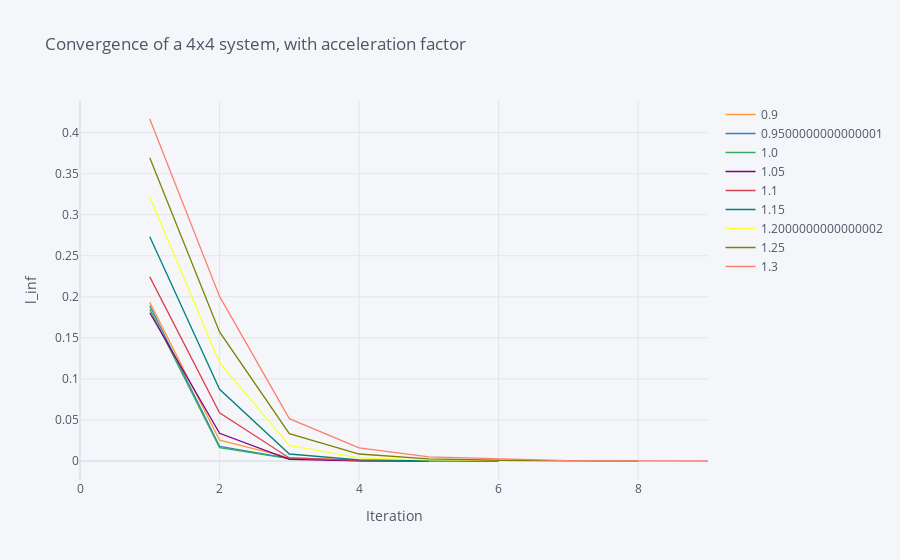
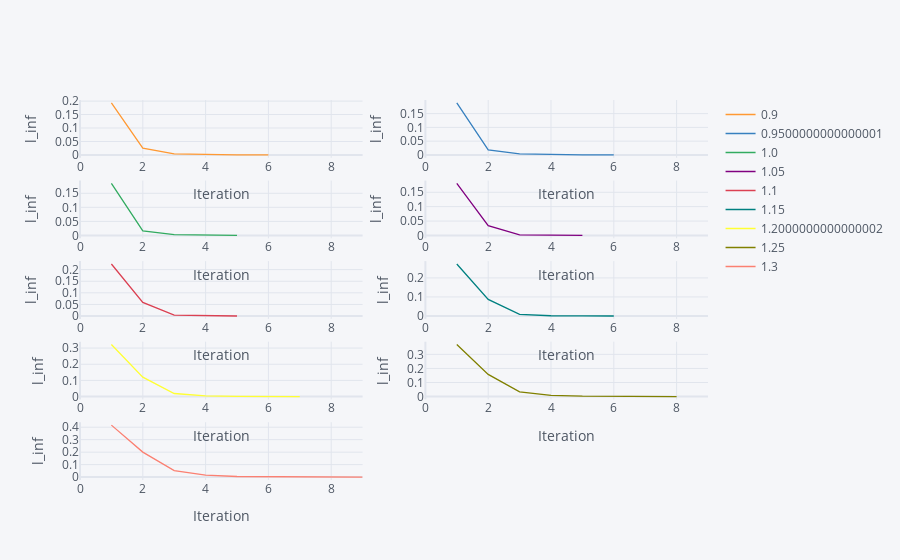

The code cell stored with these charts, in order, in its notebook:
### Markdown cell above
With a range of acceleration factors, for both the 4x4 and 12x12 systems, we can clearly see the impact below and determine the optimal factor.
In the 4x4 case, acceleration factors of 1, 1.05, and 1.1 resulted in the least number of iterations required (6). The rate of convergence decreased as the factor became larger that 1.1. What is interesting is that for the simple case, the acceleration factor had no material impact over the standard case of 1 - infact l_inf was consistently smaller with a factor of 1.
For a more complex system, we can see the acceleration factor starting to play a bigger role. We can see that the acceleration factor of 1.05 and 1.1 resulted in the least number of iterations (9), where the standard case required more iterations (10). We can also observe that l_inf was consistantly lower for 1.1 than 1.05.

### Code cell
ac = np.linspace(0.9,1.3,9)
data = {}

for i in range (0, len(ac)) :
    soln, iter, l_infacc = gaussseidel(A, b, G1, acc = ac[i])
    data[ac[i]] = l_infacc
    
df = pd.DataFrame.from_dict(data, orient='index')
df = df.transpose()
 
df.iplot(kind='line', title='Convergence of a 4x4 system, with acceleration factor', xTitle='Iteration', yTitle='l_inf')    
df.iplot(kind='line', xTitle='Iteration', yTitle='l_inf', subplots=True)

### Figure 1 — Plotly figure (JSON) as saved in the notebook; plotly's stock layout.template omitted (floating-point values rounded to 4 significant figures)
{"data": [{"line": {"color": "rgba(255, 153, 51, 1.0)", "dash": "solid", "shape": "linear", "width": 1.3}, "mode": "lines", "name": "0.9", "text": "", "type": "scatter", "x": [0, 1, 2, 3, 4, 5, 6, 7, 8, 9], "y": [null, 0.1933, 0.0254, 0.004105, 0.001014, 0.0002463, 5.966e-05, "", "", ""]}, {"line": {"color": "rgba(55, 128, 191, 1.0)", "dash": "solid", "shape": "linear", "width": 1.3}, "mode": "lines", "name": "0.9500000000000001", "text": "", "type": "scatter", "x": [0, 1, 2, 3, 4, 5, 6, 7, 8, 9], "y": [null, 0.1891, 0.01787, 0.003328, 0.0005932, 0.0001293, 2.739e-05, "", "", ""]}, {"line": {"color": "rgba(50, 171, 96, 1.0)", "dash": "solid", "shape": "linear", "width": 1.3}, "mode": "lines", "name": "1.0", "text": "", "type": "scatter", "x": [0, 1, 2, 3, 4, 5, 6, 7, 8, 9], "y": [null, 0.1848, 0.01639, 0.002857, 0.0003848, 4.146e-05, "", "", "", ""]}, {"line": {"color": "rgba(128, 0, 128, 1.0)", "dash": "solid", "shape": "linear", "width": 1.3}, "mode": "lines", "name": "1.05", "text": "", "type": "scatter", "x": [0, 1, 2, 3, 4, 5, 6, 7, 8, 9], "y": [null, 0.1806, 0.03373, 0.002012, 0.0001523, 1.891e-05, "", "", "", ""]}, {"line": {"color": "rgba(219, 64, 82, 1.0)", "dash": "solid", "shape": "linear", "width": 1.3}, "mode": "lines", "name": "1.1", "text": "", "type": "scatter", "x": [0, 1, 2, 3, 4, 5, 6, 7, 8, 9], "y": [null, 0.2243, 0.05881, 0.003725, 0.0008042, 7.888e-05, "", "", "", ""]}, {"line": {"color": "rgba(0, 128, 128, 1.0)", "dash": "solid", "shape": "linear", "width": 1.3}, "mode": "lines", "name": "1.15", "text": "", "type": "scatter", "x": [0, 1, 2, 3, 4, 5, 6, 7, 8, 9], "y": [null, 0.2733, 0.08732, 0.008547, 0.001312, 0.0004645, 5.062e-05, "", "", ""]}, {"line": {"color": "rgba(255, 255, 51, 1.0)", "dash": "solid", "shape": "linear", "width": 1.3}, "mode": "lines", "name": "1.2000000000000002", "text": "", "type": "scatter", "x": [0, 1, 2, 3, 4, 5, 6, 7, 8, 9], "y": [null, 0.3216, 0.1199, 0.01899, 0.003885, 0.001282, 0.0002644, 4.835e-05, "", ""]}, {"line": {"color": "rgba(128, 128, 0, 1.0)", "dash": "solid", "shape": "linear", "width": 1.3}, "mode": "lines", "name": "1.25", "text": "", "type": "scatter", "x": [0, 1, 2, 3, 4, 5, 6, 7, 8, 9], "y": [null, 0.3694, 0.1573, 0.03328, 0.00854, 0.002713, 0.0009139, 0.0001901, 3.949e-05, ""]}, {"line": {"color": "rgba(251, 128, 114, 1.0)", "dash": "solid", "shape": "linear", "width": 1.3}, "mode": "lines", "name": "1.3", "text": "", "type": "scatter", "x": [0, 1, 2, 3, 4, 5, 6, 7, 8, 9], "y": [null, 0.4166, 0.2005, 0.05164, 0.01613, 0.005012, 0.002375, 0.0005385, 0.0001844, 4.829e-05]}], "layout": {"legend": {"bgcolor": "#F5F6F9", "font": {"color": "#4D5663"}}, "paper_bgcolor": "#F5F6F9", "plot_bgcolor": "#F5F6F9", "title": {"font": {"color": "#4D5663"}, "text": "Convergence of a 4x4 system, with acceleration factor"}, "xaxis": {"gridcolor": "#E1E5ED", "showgrid": true, "tickfont": {"color": "#4D5663"}, "title": {"font": {"color": "#4D5663"}, "text": "Iteration"}, "zerolinecolor": "#E1E5ED"}, "yaxis": {"gridcolor": "#E1E5ED", "showgrid": true, "tickfont": {"color": "#4D5663"}, "title": {"font": {"color": "#4D5663"}, "text": "l_inf"}, "zerolinecolor": "#E1E5ED"}}}

### Figure 2 — Plotly figure (JSON) as saved in the notebook; plotly's stock layout.template omitted (floating-point values rounded to 4 significant figures)
{"data": [{"line": {"color": "rgba(255, 153, 51, 1.0)", "dash": "solid", "shape": "linear", "width": 1.3}, "mode": "lines", "name": "0.9", "text": "", "type": "scatter", "x": [0, 1, 2, 3, 4, 5, 6, 7, 8, 9], "xaxis": "x", "y": [null, 0.1933, 0.0254, 0.004105, 0.001014, 0.0002463, 5.966e-05, "", "", ""], "yaxis": "y"}, {"line": {"color": "rgba(55, 128, 191, 1.0)", "dash": "solid", "shape": "linear", "width": 1.3}, "mode": "lines", "name": "0.9500000000000001", "text": "", "type": "scatter", "x": [0, 1, 2, 3, 4, 5, 6, 7, 8, 9], "xaxis": "x2", "y": [null, 0.1891, 0.01787, 0.003328, 0.0005932, 0.0001293, 2.739e-05, "", "", ""], "yaxis": "y2"}, {"line": {"color": "rgba(50, 171, 96, 1.0)", "dash": "solid", "shape": "linear", "width": 1.3}, "mode": "lines", "name": "1.0", "text": "", "type": "scatter", "x": [0, 1, 2, 3, 4, 5, 6, 7, 8, 9], "xaxis": "x3", "y": [null, 0.1848, 0.01639, 0.002857, 0.0003848, 4.146e-05, "", "", "", ""], "yaxis": "y3"}, {"line": {"color": "rgba(128, 0, 128, 1.0)", "dash": "solid", "shape": "linear", "width": 1.3}, "mode": "lines", "name": "1.05", "text": "", "type": "scatter", "x": [0, 1, 2, 3, 4, 5, 6, 7, 8, 9], "xaxis": "x4", "y": [null, 0.1806, 0.03373, 0.002012, 0.0001523, 1.891e-05, "", "", "", ""], "yaxis": "y4"}, {"line": {"color": "rgba(219, 64, 82, 1.0)", "dash": "solid", "shape": "linear", "width": 1.3}, "mode": "lines", "name": "1.1", "text": "", "type": "scatter", "x": [0, 1, 2, 3, 4, 5, 6, 7, 8, 9], "xaxis": "x5", "y": [null, 0.2243, 0.05881, 0.003725, 0.0008042, 7.888e-05, "", "", "", ""], "yaxis": "y5"}, {"line": {"color": "rgba(0, 128, 128, 1.0)", "dash": "solid", "shape": "linear", "width": 1.3}, "mode": "lines", "name": "1.15", "text": "", "type": "scatter", "x": [0, 1, 2, 3, 4, 5, 6, 7, 8, 9], "xaxis": "x6", "y": [null, 0.2733, 0.08732, 0.008547, 0.001312, 0.0004645, 5.062e-05, "", "", ""], "yaxis": "y6"}, {"line": {"color": "rgba(255, 255, 51, 1.0)", "dash": "solid", "shape": "linear", "width": 1.3}, "mode": "lines", "name": "1.2000000000000002", "text": "", "type": "scatter", "x": [0, 1, 2, 3, 4, 5, 6, 7, 8, 9], "xaxis": "x7", "y": [null, 0.3216, 0.1199, 0.01899, 0.003885, 0.001282, 0.0002644, 4.835e-05, "", ""], "yaxis": "y7"}, {"line": {"color": "rgba(128, 128, 0, 1.0)", "dash": "solid", "shape": "linear", "width": 1.3}, "mode": "lines", "name": "1.25", "text": "", "type": "scatter", "x": [0, 1, 2, 3, 4, 5, 6, 7, 8, 9], "xaxis": "x8", "y": [null, 0.3694, 0.1573, 0.03328, 0.00854, 0.002713, 0.0009139, 0.0001901, 3.949e-05, ""], "yaxis": "y8"}, {"line": {"color": "rgba(251, 128, 114, 1.0)", "dash": "solid", "shape": "linear", "width": 1.3}, "mode": "lines", "name": "1.3", "text": "", "type": "scatter", "x": [0, 1, 2, 3, 4, 5, 6, 7, 8, 9], "xaxis": "x9", "y": [null, 0.4166, 0.2005, 0.05164, 0.01613, 0.005012, 0.002375, 0.0005385, 0.0001844, 4.829e-05], "yaxis": "y9"}], "layout": {"legend": {"bgcolor": "#F5F6F9", "font": {"color": "#4D5663"}}, "paper_bgcolor": "#F5F6F9", "plot_bgcolor": "#F5F6F9", "title": {"font": {"color": "#4D5663"}}, "xaxis": {"anchor": "y", "domain": [0, 0.45], "gridcolor": "#E1E5ED", "showgrid": true, "tickfont": {"color": "#4D5663"}, "title": {"font": {"color": "#4D5663"}, "text": "Iteration"}, "zerolinecolor": "#E1E5ED"}, "xaxis10": {"anchor": "y10", "domain": [0.55, 1], "gridcolor": "#E1E5ED", "showgrid": true, "tickfont": {"color": "#4D5663"}, "title": {"font": {"color": "#4D5663"}, "text": "Iteration"}, "zerolinecolor": "#E1E5ED"}, "xaxis2": {"anchor": "y2", "domain": [0.55, 1], "gridcolor": "#E1E5ED", "showgrid": true, "tickfont": {"color": "#4D5663"}, "title": {"font": {"color": "#4D5663"}, "text": "Iteration"}, "zerolinecolor": "#E1E5ED"}, "xaxis3": {"anchor": "y3", "domain": [0, 0.45], "gridcolor": "#E1E5ED", "showgrid": true, "tickfont": {"color": "#4D5663"}, "title": {"font": {"color": "#4D5663"}, "text": "Iteration"}, "zerolinecolor": "#E1E5ED"}, "xaxis4": {"anchor": "y4", "domain": [0.55, 1], "gridcolor": "#E1E5ED", "showgrid": true, "tickfont": {"color": "#4D5663"}, "title": {"font": {"color": "#4D5663"}, "text": "Iteration"}, "zerolinecolor": "#E1E5ED"}, "xaxis5": {"anchor": "y5", "domain": [0, 0.45], "gridcolor": "#E1E5ED", "showgrid": true, "tickfont": {"color": "#4D5663"}, "title": {"font": {"color": "#4D5663"}, "text": "Iteration"}, "zerolinecolor": "#E1E5ED"}, "xaxis6": {"anchor": "y6", "domain": [0.55, 1], "gridcolor": "#E1E5ED", "showgrid": true, "tickfont": {"color": "#4D5663"}, "title": {"font": {"color": "#4D5663"}, "text": "Iteration"}, "zerolinecolor": "#E1E5ED"}, "xaxis7": {"anchor": "y7", "domain": [0, 0.45], "gridcolor": "#E1E5ED", "showgrid": true, "tickfont": {"color": "#4D5663"}, "title": {"font": {"color": "#4D5663"}, "text": "Iteration"}, "zerolinecolor": "#E1E5ED"}, "xaxis8": {"anchor": "y8", "domain": [0.55, 1], "gridcolor": "#E1E5ED", "showgrid": true, "tickfont": {"color": "#4D5663"}, "title": {"font": {"color": "#4D5663"}, "text": "Iteration"}, "zerolinecolor": "#E1E5ED"}, "xaxis9": {"anchor": "y9", "domain": [0, 0.45], "gridcolor": "#E1E5ED", "showgrid": true, "tickfont": {"color": "#4D5663"}, "title": {"font": {"color": "#4D5663"}, "text": "Iteration"}, "zerolinecolor": "#E1E5ED"}, "yaxis": {"anchor": "x", "domain": [0.848, 1], "gridcolor": "#E1E5ED", "showgrid": true, "tickfont": {"color": "#4D5663"}, "title": {"font": {"color": "#4D5663"}, "text": "l_inf"}, "zerolinecolor": "#E1E5ED"}, "yaxis10": {"anchor": "x10", "domain": [0, 0.152], "gridcolor": "#E1E5ED", "showgrid": true, "tickfont": {"color": "#4D5663"}, "title": {"font": {"color": "#4D5663"}, "text": "l_inf"}, "zerolinecolor": "#E1E5ED"}, "yaxis2": {"anchor": "x2", "domain": [0.848, 1], "gridcolor": "#E1E5ED", "showgrid": true, "tickfont": {"color": "#4D5663"}, "title": {"font": {"color": "#4D5663"}, "text": "l_inf"}, "zerolinecolor": "#E1E5ED"}, "yaxis3": {"anchor": "x3", "domain": [0.636, 0.788], "gridcolor": "#E1E5ED", "showgrid": true, "tickfont": {"color": "#4D5663"}, "title": {"font": {"color": "#4D5663"}, "text": "l_inf"}, "zerolinecolor": "#E1E5ED"}, "yaxis4": {"anchor": "x4", "domain": [0.636, 0.788], "gridcolor": "#E1E5ED", "showgrid": true, "tickfont": {"color": "#4D5663"}, "title": {"font": {"color": "#4D5663"}, "text": "l_inf"}, "zerolinecolor": "#E1E5ED"}, "yaxis5": {"anchor": "x5", "domain": [0.424, 0.576], "gridcolor": "#E1E5ED", "showgrid": true, "tickfont": {"color": "#4D5663"}, "title": {"font": {"color": "#4D5663"}, "text": "l_inf"}, "zerolinecolor": "#E1E5ED"}, "yaxis6": {"anchor": "x6", "domain": [0.424, 0.576], "gridcolor": "#E1E5ED", "showgrid": true, "tickfont": {"color": "#4D5663"}, "title": {"font": {"color": "#4D5663"}, "text": "l_inf"}, "zerolinecolor": "#E1E5ED"}, "yaxis7": {"anchor": "x7", "domain": [0.212, 0.364], "gridcolor": "#E1E5ED", "showgrid": true, "tickfont": {"color": "#4D5663"}, "title": {"font": {"color": "#4D5663"}, "text": "l_inf"}, "zerolinecolor": "#E1E5ED"}, "yaxis8": {"anchor": "x8", "domain": [0.212, 0.364], "gridcolor": "#E1E5ED", "showgrid": true, "tickfont": {"color": "#4D5663"}, "title": {"font": {"color": "#4D5663"}, "text": "l_inf"}, "zerolinecolor": "#E1E5ED"}, "yaxis9": {"anchor": "x9", "domain": [0, 0.152], "gridcolor": "#E1E5ED", "showgrid": true, "tickfont": {"color": "#4D5663"}, "title": {"font": {"color": "#4D5663"}, "text": "l_inf"}, "zerolinecolor": "#E1E5ED"}}}
